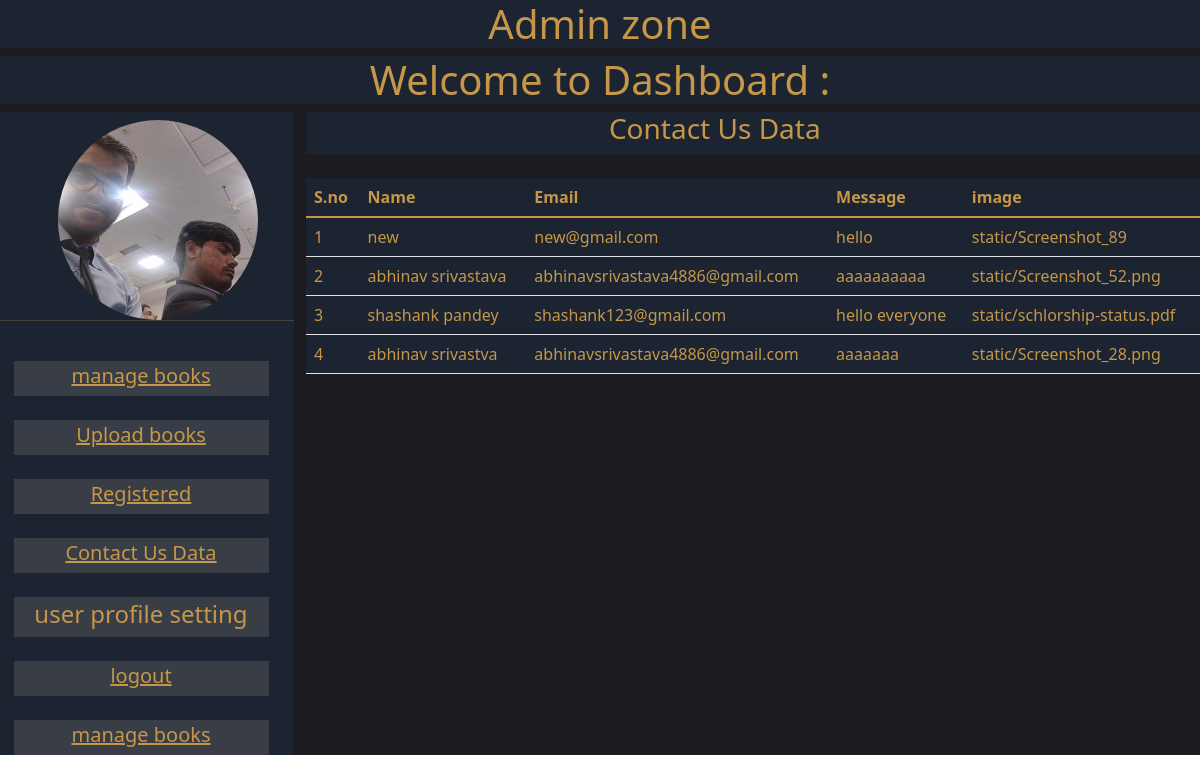
Page /contact_data on the committed database.
### tables this page shows
CREATE TABLE "Contact" (
	"s.no" INTEGER NOT NULL, 
	name VARCHAR, 
	email VARCHAR, 
	message VARCHAR, 
	file_name VARCHAR, 
	PRIMARY KEY ("s.no")
);

### main.py (the view)
@app.route("/contact_data")
def contact_data():
    conn = engine.connect()
    shows = Contact.select()
    result =conn.execute(shows)
    rows= result.fetchall()
    return render_template("contact_us_data.html",data = rows)

### templates/contact_us_data.html
{% extends "admin_panel_template.html" %}
{% block body %}
<div class="col-sm-12 box-heading">
  <div class="row">
    <div class="col-sm-3"></div>
    <div class="col-sm-5  text-center">
      <h3><b></b> Contact Us Data</b> </h3>
    </div>
    <div class="col-sm-4"></div>
  </div>
</div>
<br/>
    <table class="table box-heading">
        <thead class="thead" >
          <tr>
            <th scope="col">S.no</th>
            <th scope="col">Name</th>
            <th scope="col">Email</th>
            <th scope="col">Message</th>
            <th scope="col"> image</th>
          </tr>
        </thead>
        <tbody>
            {% for i in data %}
          <tr>
            <td>{{ i[0] }}</td>
            <td>{{ i[1] }}</td>
            <td>{{ i[2] }}</td>
            <td>{{ i[3] }}</td>
            <td>{{ i[4 ]}} </td>
          </tr>
          {% endfor %}
        </tbody>
      </table>
{% endblock %}

### static/a-color.css (style rules this page uses)
html,body { max-width:100%; overflow-x: hidden; }
.box-heading { background-color: #1B2430; color:#C69749; }

### rows in the picture
Contact: i "1", name "new", email "new@gmail.com", message "hello", file_name "static/Screenshot_89"
Contact: i "2", name "abhinav srivastava", email "abhinavsrivastava4886@gmail.com", message "aaaaaaaaaa", file_name "static/Screenshot_52.png"
Contact: i "3", name "shashank pandey", email "shashank123@gmail.com", message "hello everyone", file_name "static/schlorship-status.pdf"
Contact: i "4", name "abhinav srivastva", email "abhinavsrivastava4886@gmail.com", message "aaaaaaa", file_name "static/Screenshot_28.png"
